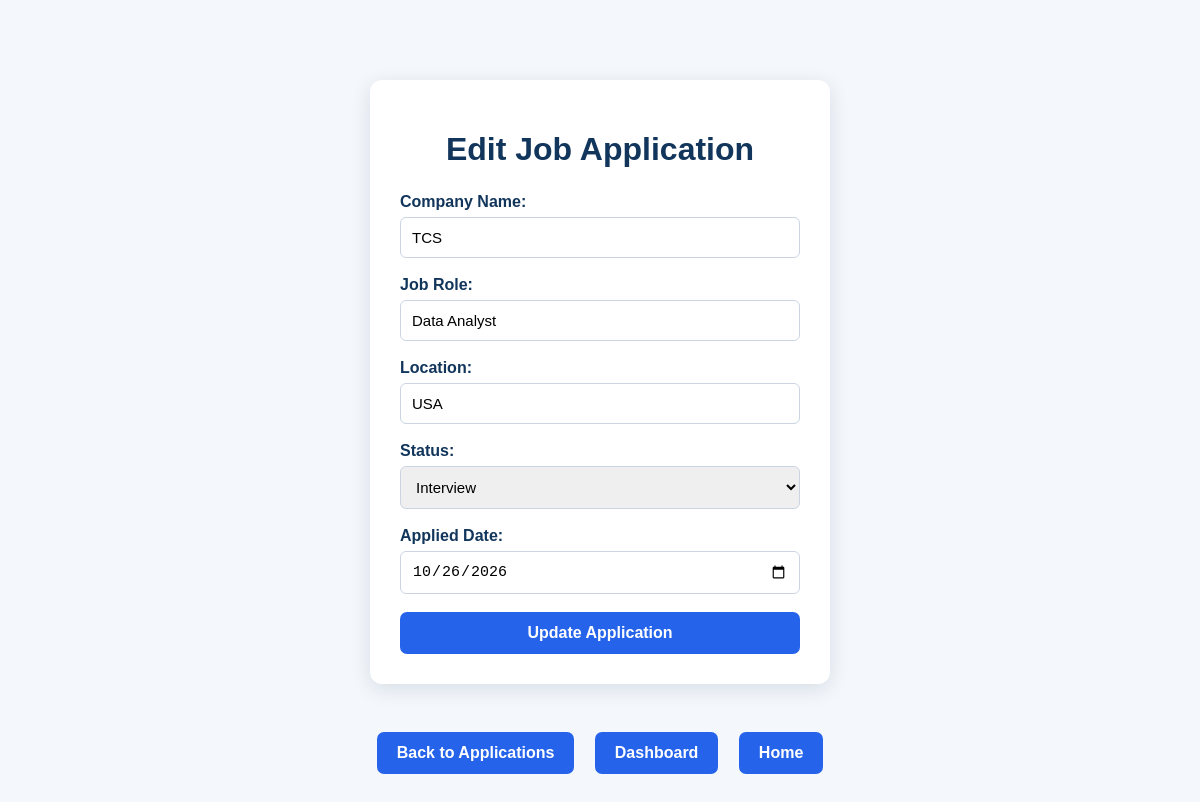
The app's page /edit/9 with its own data.
### tables this page shows
CREATE TABLE applications (
            id INTEGER PRIMARY KEY AUTOINCREMENT,
            company TEXT NOT NULL,
            role TEXT NOT NULL,
            location TEXT,
            status TEXT,
            applied_date TEXT
        );

### app.py (the view, shortened to what this page needs)
@app.route("/edit/<int:id>", methods=["GET", "POST"])
def edit_application(id):
    conn = sqlite3.connect("database.db")
    cursor = conn.cursor()
    cursor.execute(
        """
        SELECT *
        FROM applications
        WHERE id = ?
        """,
        (id,)
    )
    application = cursor.fetchone()
    conn.close()
    return render_template(
        "edit_application.html",
        application=application
    )

### templates/edit_application.html (shortened to what this page needs)
<!DOCTYPE html>
<html>
<head>
    <link rel="stylesheet"
          href="{{ url_for('static', filename='style.css') }}">
</head>
<body>
    <div class="form-container">
        <h1>Edit Job Application</h1>
        <form action="/edit/{{ application[0] }}" method="POST">
            <label>Company Name:</label>
            <input type="text"
                   name="company"
                   value="{{ application[1] }}"
                   required>
            <label>Job Role:</label>
            <input type="text"
                   name="role"
                   value="{{ application[2] }}"
                   required>
            <label>Location:</label>
            <input type="text"
                   name="location"
                   value="{{ application[3] }}">
            <label>Status:</label>
            <select name="status" required>
                <option value="Interview"
                    {% if application[4] == "Interview" %}selected{% endif %}>
                    Interview
                </option>
            </select>
            <label>Applied Date:</label>
            <input type="date"
                   name="applied_date"
                   value="{{ application[5] }}"
                   required>
            <button type="submit">
                Update Application
            </button>
        </form>
    </div>
    <div class="dashboard-buttons">
        <a href="/applications">
            Back to Applications
        </a>
        <a href="/dashboard">
            Dashboard
        </a>
        <a href="/">
            Home
        </a>
    </div>
</body>
</html>

### static/style.css (style rules this page uses)
body { font-family: Arial, sans-serif; background-color: #f4f7fb; color: #12355b; text-align: center; margin: 0; padding: 40px; }
h1 { margin-bottom: 10px; color: #12355b; }
a { display: inline-block; padding: 12px 20px; margin: 8px; text-decoration: none; background-color: #2563eb; color: white; border-radius: 7px; font-weight: 600; transition: 0.2s; }
.form-container { width: 400px; max-width: 90%; margin: 40px auto; background-color: white; padding: 30px; border-radius: 12px; box-shadow: 0 5px 20px rgba(18, 53, 91, 0.12); text-align: left; }
.form-container h1 { text-align: center; margin-bottom: 25px; }
.form-container label { display: block; margin-bottom: 6px; font-weight: bold; color: #12355b; }
.form-container input, .form-container select { width: 100%; box-sizing: border-box; padding: 11px; margin: 0 0 18px 0; border: 1px solid #cbd5e1; border-radius: 6px; font-size: 15px; }
.form-container button { width: 100%; padding: 12px; background-color: #2563eb; color: white; border: none; border-radius: 7px; font-size: 16px; font-weight: bold; cursor: pointer; }

### records on screen
applications: company "TCS", role "Data Analyst", location "USA", status "Interview", applied_date "10/26/2026"
